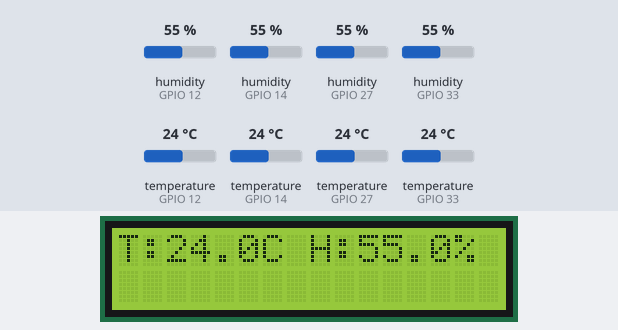
Recording of a sketch running on a simulated ESP32. Shown: 16×2 character LCD. The test bench sets the inputs (shaded band); at power-on: humidity (sensors on GPIO 12, GPIO 14, GPIO 27, GPIO 33) 55 %, temperature (sensors on GPIO 12, GPIO 14, GPIO 27, GPIO 33) 24 °C. WiFi joins after 1.5 s; servers stay silent unless stated; uploads are accepted with an empty reply; what the sketch prints to the serial monitor is not drawn.

Above: at 5.7 s.
5.8 s: humidity (sensor on GPIO 12) set to 22 %
At 10.8 s:
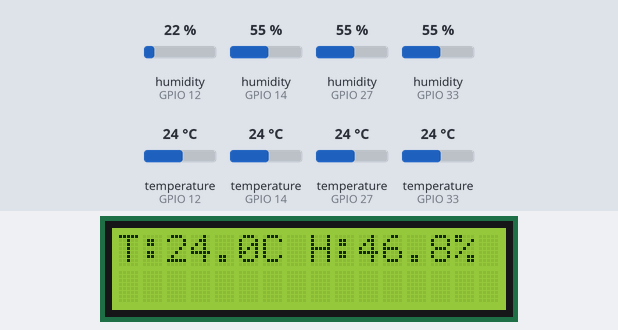
12.3 s: humidity (sensor on GPIO 14) set to 22 %
At 15.7 s:
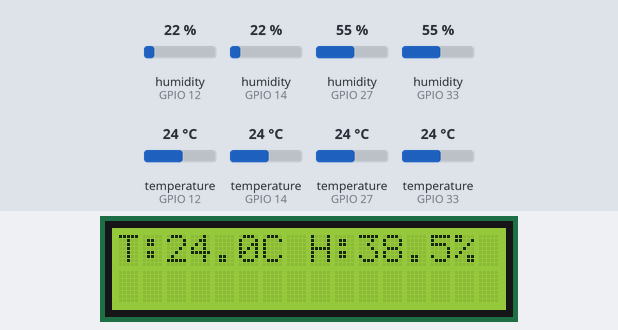
18.8 s: humidity (sensor on GPIO 27) set to 22 %
At 20.8 s:
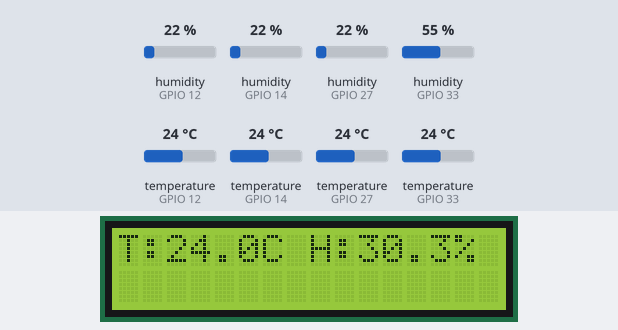
25.3 s: humidity (sensor on GPIO 33) set to 22 %
At 30.8 s:
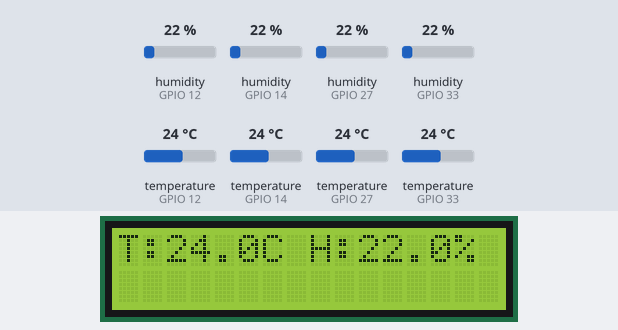
31.8 s: temperature (sensor on GPIO 12) set to 12 °C
At 35.8 s:
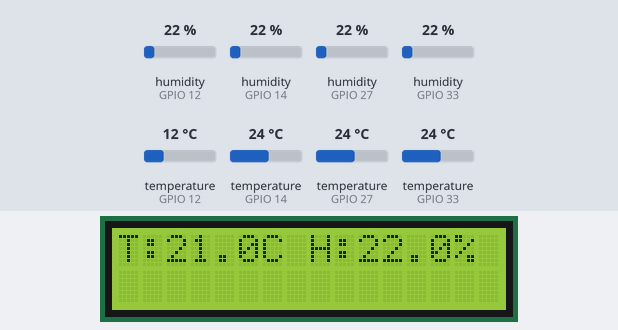
38.3 s: temperature (sensor on GPIO 14) set to 12 °C
At 40.8 s:
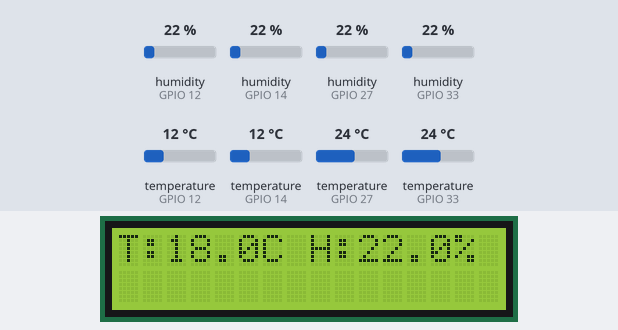
Timing chart, 0 to 42.3 s (numbered marks = the images above; inputs shaded):
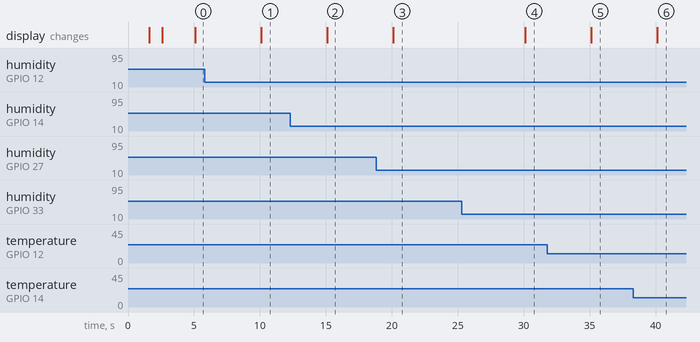

The sketch:

esptemphumidity.ino
```cpp
#include <WiFi.h>
#include <HTTPClient.h>
#include <Wire.h>
#include <LiquidCrystal_I2C.h>
#include <DHT.h>

// DHT config
#define DHTTYPE DHT11
#define DHTPIN1 12
#define DHTPIN2 14
#define DHTPIN3 27
#define DHTPIN4 33

DHT dht1(DHTPIN1, DHTTYPE);
DHT dht2(DHTPIN2, DHTTYPE);
DHT dht3(DHTPIN3, DHTTYPE);
DHT dht4(DHTPIN4, DHTTYPE);

// LCD
LiquidCrystal_I2C lcd(0x27, 16, 2);

// Wi-Fi credentials
const char* ssid = "Airtel_MillStory_Office";
const char* password = "MS@airtel2025";

// Firebase config
const char* firebaseHost = "https://mill-live-voltage-default-rtdb.asia-southeast1.firebasedatabase.app/";
const char* firebaseAuth = "rGankdIGsZg4XqWCpF7wJPbJtPOHByxi4vsktQwC";

void setup() {
  Serial.begin(115200);

  dht1.begin();
  dht2.begin();
  dht3.begin();
  dht4.begin();

  lcd.init();
  lcd.backlight();

  lcd.setCursor(0, 0);
  lcd.print("Connecting WiFi");
  WiFi.begin(ssid, password);
  while (WiFi.status() != WL_CONNECTED) {
    delay(500);
    Serial.print(".");
  }

  lcd.clear();
  lcd.setCursor(0, 0);
  lcd.print("WiFi Connected");
  delay(1000);
  lcd.clear();
}

void loop() {
  static unsigned long lastUpdate = 0;
  unsigned long now = millis();

  if (now - lastUpdate >= 5000) {
    lastUpdate = now;

    float t1 = dht1.readTemperature();
    float h1 = dht1.readHumidity();
    float t2 = dht2.readTemperature();
    float h2 = dht2.readHumidity();
    float t3 = dht3.readTemperature();
    float h3 = dht3.readHumidity();
    float t4 = dht4.readTemperature();
    float h4 = dht4.readHumidity();

    // Replace NaN with fallback values
    if (isnan(t1)) t1 = 20; if (isnan(h1)) h1 = 50;
    if (isnan(t2)) t2 = 20; if (isnan(h2)) h2 = 50;
    if (isnan(t3)) t3 = 20; if (isnan(h3)) h3 = 50;
    if (isnan(t4)) t4 = 20; if (isnan(h4)) h4 = 50;

    float avgTemp = (t1 + t2 + t3 + t4) / 4.0;
    float avgHum  = (h1 + h2 + h3 + h4) / 4.0;

    // Show on LCD
    lcd.clear();
    lcd.setCursor(0, 0);
    lcd.print("T:");
    lcd.print(avgTemp, 1);
    lcd.print("C H:");
    lcd.print(avgHum, 1);
    lcd.print("%");

    Serial.printf("Temp: %.1f C, Hum: %.1f %%\n", avgTemp, avgHum);

    // Upload to Firebase
    sendToFirebase(avgTemp, avgHum);
  }
}

void sendToFirebase(float temp, float hum) {
  if (WiFi.status() == WL_CONNECTED) {
    HTTPClient http;
    String url = String(firebaseHost) + "/dht_avg.json?auth=" + firebaseAuth;
    String payload = "{\"temperature\":" + String(temp, 1) +
                     ",\"humidity\":" + String(hum, 1) + "}";

    http.begin(url);
    http.addHeader("Content-Type", "application/json");
    int response = http.PUT(payload);

    Serial.print("Firebase status: ");
    Serial.println(response);

    http.end();
  } else {
    Serial.println("WiFi not connected!");
  }
}
```

Measured:
- after the input at 5.8 s, the display: changes after 4.3 s (image 1)
- after the input at 12.3 s, the display: changes after 2.8 s (image 2)
- after the input at 18.8 s, the display: changes after 1.3 s (image 3)
- after the input at 25.3 s, the display: changes after 4.8 s (image 4)
- after the input at 31.8 s, the display: changes after 3.3 s (image 5)
- after the input at 38.3 s, the display: changes after 1.8 s (image 6)
